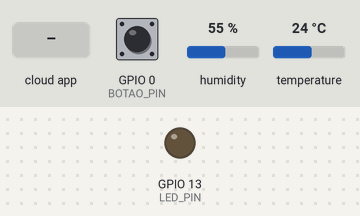
The sketch below on a simulated ESP32. On the bench: output pins drawn as LEDs (lit = HIGH). The test bench sets the inputs (shaded band); at power-on: GPIO 0 (BOTAO_PIN) HIGH, humidity 55 %, temperature 24 °C. WiFi joins after 1.5 s; servers stay silent unless stated; the local clock reads 2024-03-15 10:24:30 at power-on unless the sketch sets it; what the sketch prints to the serial monitor is not drawn.

Above: at 2.7 s.
2.8 s: the phone or cloud app sets 68d98569c6b3a7ebd1b62c43 to 1
At 3.4 s:
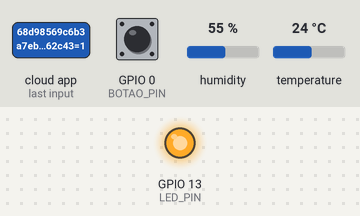
11.4 s: the phone or cloud app sets 68d98569c6b3a7ebd1b62c43 to 0
At 12.4 s:
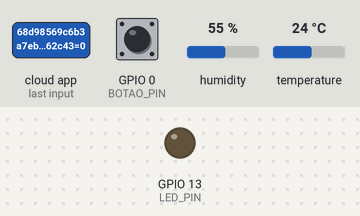
Timing chart, 0 to 13.9 s (numbered marks = the images above; inputs shaded):
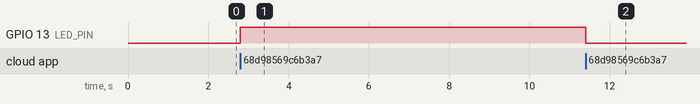

The sketch:

TempUmidLumiLed.ino
```cpp
/***********************************************************************
 * CÓDIGO MESCLADO: MONITOR AMBIENTAL + DIMMER DE LED
 * * Funcionalidades:
 * - Controla um LED dimmer (liga/desliga e brilho) via Sinric Pro.
 * - Lê um sensor DHT22 (temperatura e umidade) e um LDR (luminosidade).
 * - Envia os dados dos sensores para o Sinric Pro.
 * - Permite ligar/desligar o envio de dados via comando ou botão físico.
 ***********************************************************************/

// --- Bibliotecas (Junção de ambos os códigos) ---
#include <WiFi.h>
#include <TimeLib.h>
#include <DHT.h>
#include <SinricPro.h>
#include "SinricProDimSwitch.h"
#include "TempUmidLumiLed.h"

// --- Configurações de Rede e Sinric Pro ---
#define WIFI_SSID         "BRUGER_2G"
#define WIFI_PASS         "Gersones68"

// Use apenas UM conjunto de chaves da sua conta Sinric Pro
#define APP_KEY           "89cda427-c430-4127-9a60-afd89f2364d7"
#define APP_SECRET        "a4993c6e-91d9-4b84-97f6-373c1d78789b-72975cde-8f6e-4ff5-b9a1-b67a298291b5"

// --- IDs dos Dispositivos (Um para cada função) ---
#define MONITOR_ID        "68daca785918d860c09d9254" // ID do dispositivo "Temperature Sensor"
#define DIMSWITCH_ID      "68d98569c6b3a7ebd1b62c43" // ID do dispositivo "Dimmable Switch"

// --- Configurações de Hardware (Junção de ambos os códigos) ---
#define LED_PIN           13  // Pino do LED do Dimmer
#define DHT_PIN           27  // Pino do sensor DHT22 do Monitor
#define LDR_PIN           33  // Pino do sensor LDR do Monitor
#define BOTAO_PIN         0   // Pino do botão físico do Monitor

// --- Constantes ---
#define BAUD_RATE         115200
const uint16_t  INTERVALO_SENSOR      = 60; // Intervalo de atualização dos sensores (60s)
const char* NTP_SERVER            = "pool.ntp.org";
const int8_t    DATAHORA_FUSO         = -3;

// --- Variáveis Globais e Objetos (Junção de ambos os códigos) ---

// Variáveis do Monitor Ambiental
bool            monitorLigado         = true; // Renomeado de "ligado" para evitar conflito
time_t          proxAtualizacao       = 0;
float           temperatura;
float           umidade;
uint8_t         luminosidade;
DHT             dht(DHT_PIN, DHT22);

// Variáveis do Dimmer
struct {
  bool powerState = false;
  int powerLevel = 0;
} dimmerState; // Renomeado de "myDeviceState" para clareza

// --- Funções de Apoio (do código do Monitor) ---
String dateTimeStr(time_t t, const int8_t tz = 0, const bool flBr = true);
void log(const String &s) { Serial.println(dateTimeStr(time(NULL), DATAHORA_FUSO) + " " + s); }

// --- Funções de Callback (MESCLADAS) ---

// Callback para ligar/desligar o ENVIO DE DADOS DO MONITOR
bool onMonitorPowerState(const String &deviceId, bool &state) {
  log("Comando de energia para o MONITOR: " + String(state ? "LIGADO" : "DESLIGADO"));
  monitorLigado = state;
  return true;
}

// Callback para ligar/desligar o LED DO DIMMER
bool onDimmerPowerState(const String &deviceId, bool &state) {
  Serial.printf("Comando de energia para o DIMMER: %s\n", state ? "LIGADO" : "DESLIGADO");
  dimmerState.powerState = state;
  if (state) {
    if (dimmerState.powerLevel == 0) {
      dimmerState.powerLevel = 100;
    }
    int dutyCycle = map(dimmerState.powerLevel, 0, 100, 0, 255);
    analogWrite(LED_PIN, dutyCycle);
  } else {
    analogWrite(LED_PIN, 0);
  }
  return true;
}

// Callback para definir o brilho do LED
bool onPowerLevel(const String &deviceId, int &powerLevel) {
  dimmerState.powerLevel = powerLevel;
  Serial.printf("Nível de brilho do Dimmer alterado para %d\n", dimmerState.powerLevel);
  int dutyCycle = map(dimmerState.powerLevel, 0, 100, 0, 255);
  analogWrite(LED_PIN, dutyCycle);
  return true;
}

// Callback para ajustar o brilho do LED
bool onAdjustPowerLevel(const String &deviceId, int &levelDelta) {
  dimmerState.powerLevel += levelDelta;
  if (dimmerState.powerLevel < 0) dimmerState.powerLevel = 0;
  if (dimmerState.powerLevel > 100) dimmerState.powerLevel = 100;
  Serial.printf("Nível de brilho do Dimmer ajustado para %d\n", dimmerState.powerLevel);
  int dutyCycle = map(dimmerState.powerLevel, 0, 100, 0, 255);
  analogWrite(LED_PIN, dutyCycle);
  levelDelta = dimmerState.powerLevel;
  return true;
}

// --- Funções de Configuração (MESCLADAS) ---

void setupWiFi() {
  Serial.print("\nConectando WiFi");
  WiFi.begin(WIFI_SSID, WIFI_PASS);
  while (WiFi.status() != WL_CONNECTED) {
    delay(500);
    Serial.print(".");
  }
  Serial.print("\nWiFi conectado, IP "); Serial.println(WiFi.localIP());
}

void setupSinricPro() {
  // Configura o dispositivo MONITOR AMBIENTAL
  TemperaturaUmidadeLuminosidade &meuMonitor = SinricPro[MONITOR_ID];
  meuMonitor.onPowerState(onMonitorPowerState); // Usa o callback renomeado

  // Configura o dispositivo DIMMER
  SinricProDimSwitch &meuDimmer = SinricPro[DIMSWITCH_ID];
  meuDimmer.onPowerState(onDimmerPowerState); // Usa o callback renomeado
  meuDimmer.onPowerLevel(onPowerLevel);
  meuDimmer.onAdjustPowerLevel(onAdjustPowerLevel);

  // Inicia a conexão
  SinricPro.onConnected([](){ Serial.println("Sinric Pro conectado"); });
  SinricPro.onDisconnected([](){ Serial.println("Sinric Pro desconectado"); });
  SinricPro.restoreDeviceStates(true);
  SinricPro.begin(APP_KEY, APP_SECRET);
}

// --- Função Principal de SETUP (MESCLADA) ---
void setup() {
  Serial.begin(BAUD_RATE);
  Serial.println("\n\n*** PROJETO MESCLADO: Monitor Ambiental + Dimmer ***");

  // --- ADICIONADO DO CÓDIGO DO DIMMER ---
  pinMode(LED_PIN, OUTPUT);
  digitalWrite(LED_PIN, LOW);

  // --- ADICIONADO DO CÓDIGO DO MONITOR ---
  pinMode(BOTAO_PIN, INPUT_PULLUP); // Configura o pino do botão com resistor interno
  dht.begin();
  configTime(DATAHORA_FUSO * 3600, 0, NTP_SERVER);

  // --- MESCLADO ---
  setupWiFi();
  setupSinricPro();
}

// --- Função Principal de LOOP (MESCLADA) ---
void loop() {
  SinricPro.handle(); // Essencial para a comunicação

  // --- LÓGICA DO MONITOR AMBIENTAL ---
  if (time(NULL) > proxAtualizacao) {
    if (monitorLigado) {
      temperatura = dht.readTemperature();
      umidade = dht.readHumidity();
      if (isnan(temperatura) || isnan(umidade)) {
        log("Falha lendo DHT22");
      } else {
        luminosidade = map(analogRead(LDR_PIN), 0, 4095, 0, 100);

        // Envia os eventos para o dispositivo MONITOR
        TemperaturaUmidadeLuminosidade &meuMonitor = SinricPro[MONITOR_ID];
        meuMonitor.sendTemperatureEvent(temperatura, umidade);
        meuMonitor.sendRangeValueEvent("luminosidade", luminosidade);

        log("Dados atualizados: t=" + String(temperatura, 1) + "°C u=" + String(umidade, 1) + "% l=" + String(luminosidade) + "%");
      }
    } else {
      log("Monitor desligado, envio de dados pausado.");
    }
    proxAtualizacao = time(NULL) + INTERVALO_SENSOR;
  }

  // --- LÓGICA DO BOTÃO FÍSICO (DO MONITOR) ---
  if (!digitalRead(BOTAO_PIN)) {
    delay(100); // Debounce
    while (!digitalRead(BOTAO_PIN)) {
      yield();
    }
    monitorLigado = !monitorLigado; // Inverte o estado do monitor
    log("Botão pressionado. Estado do monitor: " + String(monitorLigado ? "LIGADO" : "DESLIGADO"));

    // Envia o novo estado para o Sinric Pro
    TemperaturaUmidadeLuminosidade &meuMonitor = SinricPro[MONITOR_ID];
    meuMonitor.sendPowerStateEvent(monitorLigado);
  }
}


// --- Implementação da Função de Apoio (do código do Monitor) ---
String dateTimeStr(time_t t, const int8_t tz, const bool flBr) {
  if (t == 0) return F("N/A");
  t += tz * 3600;
  char buff[20];
  if (flBr) {
    sprintf(buff, "%02d/%02d/%d %02d:%02d:%02d", day(t), month(t), year(t), hour(t), minute(t), second(t));
  } else {
    sprintf(buff, "%d-%02d-%02d %02d:%02d:%02d", year(t), month(t), day(t), hour(t), minute(t), second(t));
  }
  return String(buff);
}
```

TempUmidLumiLed.h
```cpp
#ifndef _TEMPERATURAUMIDADELUMINOSIDADE_H_
#define _TEMPERATURAUMIDADELUMINOSIDADE_H_

#include <SinricProDevice.h>
#include <Capabilities/TemperatureSensor.h>
#include <Capabilities/PowerStateController.h>
#include <Capabilities/RangeController.h>

class TemperaturaUmidadeLuminosidade
: public SinricProDevice
, public TemperatureSensor<TemperaturaUmidadeLuminosidade>
, public PowerStateController<TemperaturaUmidadeLuminosidade>
, public RangeController<TemperaturaUmidadeLuminosidade> {
  friend class TemperatureSensor<TemperaturaUmidadeLuminosidade>;
  friend class PowerStateController<TemperaturaUmidadeLuminosidade>;
  friend class RangeController<TemperaturaUmidadeLuminosidade>;
public:
  TemperaturaUmidadeLuminosidade(const String &deviceId) : SinricProDevice(deviceId, "TemperaturaUmidadeLuminosidade") {};
};

#endif
```

Measured:
- after the input at 2.8 s, GPIO 13 (LED_PIN): LOW → HIGH at once
- after the input at 11.4 s, GPIO 13 (LED_PIN): HIGH → LOW at once
